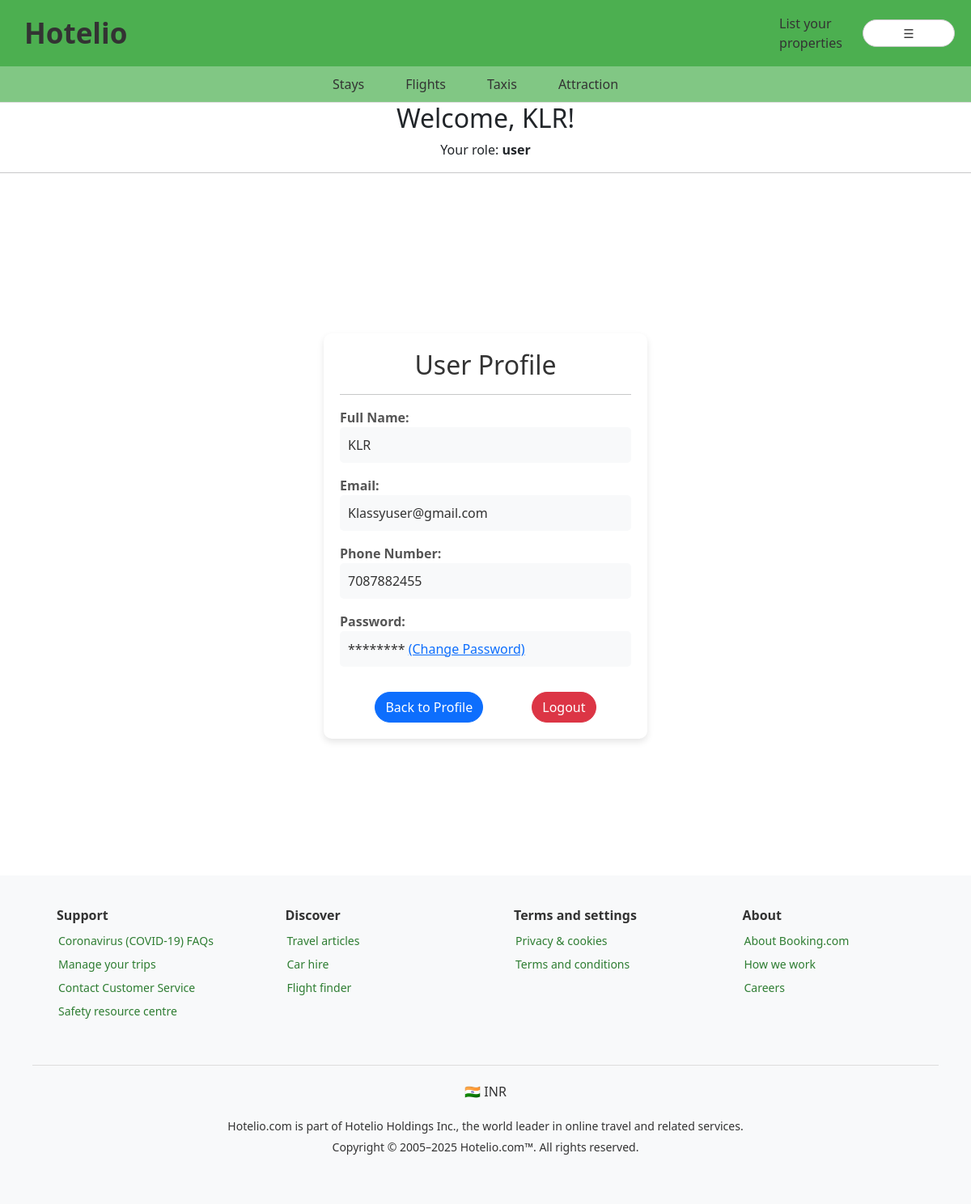
Screenshot of /dashboard (signed in) with the database file from the repository.
### app.py (models this page shows, shortened)
class Userdata(db.Model, UserMixin):
    id = db.Column(db.Integer, primary_key=True)
    name = db.Column(db.String(100), nullable=False)
    email = db.Column(db.String(100), unique=True, nullable=False)
    phone = db.Column(db.String(200), nullable=False, unique=True)
    password = db.Column(db.String(200), nullable=False)
    role = db.Column(db.String(200), nullable=False , default='user')

### app.py (the view)
@app.route("/dashboard")
def dashboard():
    return render_template("dashboard.html")

### app.py (called while the page is built)
@login_manager.user_loader
def load_user(user_id):
    if session.get("role") == "admin":
        return Admin.query.get(int(user_id))
    else:
        return Userdata.query.get(int(user_id))

### templates/dashboard.html (shortened to what this page needs)
{% extends 'base.html' %}
{% block main %}
<link rel="stylesheet" href="{{ url_for('static', filename='dashboard.css') }}">
<div class="text-center">
 <h2>Welcome, {{ current_user.name }}!</h2>
 <p>Your role: <strong>{{ current_user.role }}</strong></p>
 <hr>
</div>
<div class="container mt-5">
    <div class="profile-card">
        <h2 class="text-center">User Profile</h2>
        <hr>
        <div class="profile-info">
            <label><strong>Full Name:</strong></label>
            <p>{{ current_user.name }}</p>
        </div>
        <div class="profile-info">
            <label><strong>Email:</strong></label>
            <p>{{ current_user.email }}</p>
        </div>
        <div class="profile-info">
            <label><strong>Phone Number:</strong></label>
            <p>{{ current_user.phone }}</p>
        </div>
        <div class="profile-info">
            <label><strong>Password:</strong></label>
            <p>******** <a href="#">(Change Password)</a></p>
        </div>
        <div class="btn-group">
            <a href="{{ url_for('dashboard') }}" class="btn btn-primary" style="border-radius: 35px;">Back to Profile</a>
            <a href="{{ url_for('logout') }}" class="btn btn-danger" style="margin-left: 5vw; border-radius: 35px;">Logout</a>
        </div>
    </div>
</div>
{% endblock main %}

### static/style.css (style rules this page uses)
* { margin: 0; padding: 0; box-sizing: border-box; }
.btn { padding: 10px 15px; background-color: #007bff; color: white; border-radius: 5px; text-align: center; }

### static/dashboard.css (style rules this page uses)
.container { display: flex; justify-content: center; align-items: center; height: 100vh; }
.profile-card { width: 400px; background: #fff; padding: 20px; border-radius: 10px; box-shadow: 0px 4px 8px rgba(0, 0, 0, 0.1); text-align: center; }
.profile-card h2 { color: #333; margin-bottom: 15px; }
.profile-info { margin-bottom: 15px; text-align: left; }
.profile-info label { font-weight: bold; color: #555; }
.profile-info p { background: #f8f9fa; padding: 10px; border-radius: 5px; color: #333; }
.btn-group { margin-top: 15px; }
.btn-primary { width: 100%; border-radius: 5px; }

### rows the page displays
Userdata: name "KLR", role "user", email "Klassyuser@gmail.com", phone "7087882455"
